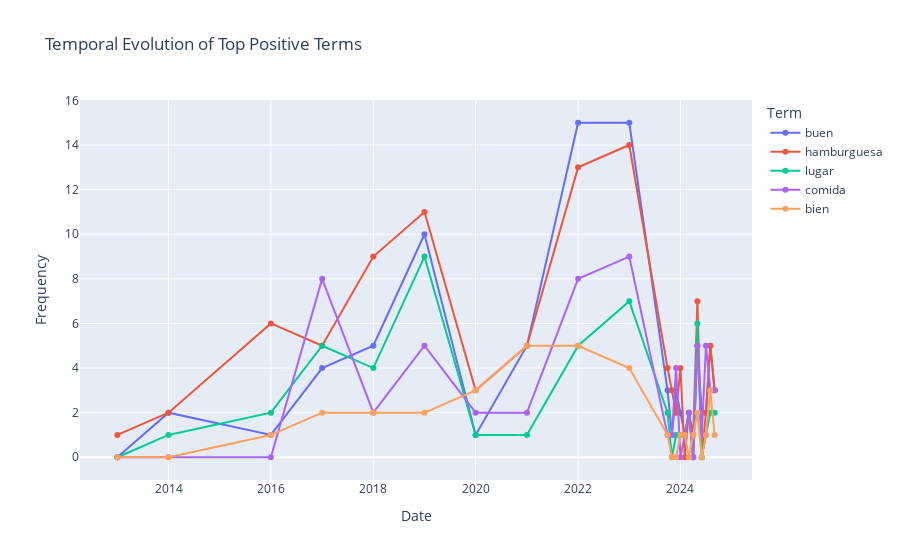
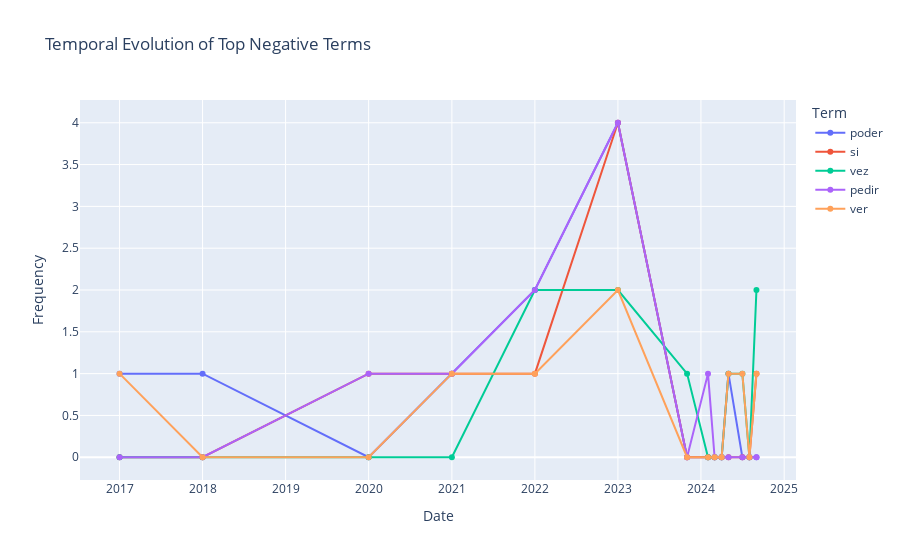

These figures' notebook cell, in order:
### Code cell
# Extract year and month
reviews['year_month'] = reviews['date'].dt.to_period('M').dt.to_timestamp()

# Function to calculate term frequency
def term_frequency(df, terms):
    freq_df = pd.DataFrame()
    for term in terms:
        # Use word boundaries to match exact terms
        freq_df[term] = df['cleaned_review'].str.contains(r'\b' + re.escape(term) + r'\b').astype(int)
    freq_df['year_month'] = df['year_month']
    return freq_df.groupby('year_month').sum().reset_index()

# Calculate frequency for distinct positive and negative terms
freq_pos = term_frequency(reviews[reviews['sentiment_category'] == 'Positive'], distinct_positive)
freq_neg = term_frequency(reviews[reviews['sentiment_category'] == 'Negative'], distinct_negative)

# Melt DataFrames for Plotly
freq_pos_melted = freq_pos.melt(id_vars='year_month', var_name='Term', value_name='Count')
freq_neg_melted = freq_neg.melt(id_vars='year_month', var_name='Term', value_name='Count')

# Interactive plot for positive terms
fig_pos = px.line(freq_pos_melted, x='year_month', y='Count', color='Term',
                 title='Temporal Evolution of Top Positive Terms',
                 labels={'year_month': 'Date', 'Count': 'Frequency'},
                 markers=True)
fig_pos.update_layout(hovermode='x unified')
fig_pos.show()

# Interactive plot for negative terms
fig_neg = px.line(freq_neg_melted, x='year_month', y='Count', color='Term',
                 title='Temporal Evolution of Top Negative Terms',
                 labels={'year_month': 'Date', 'Count': 'Frequency'},
                 markers=True)
fig_neg.update_layout(hovermode='x unified')
fig_neg.show()

### Figure 1 — Plotly figure (JSON) as saved in the notebook; plotly's stock layout.template omitted (floating-point values rounded to 4 significant figures)
{"data": [{"hovertemplate": "Term=buen<br>Date=%{x}<br>Frequency=%{y}<extra></extra>", "legendgroup": "buen", "line": {"color": "#636efa", "dash": "solid"}, "marker": {"symbol": "circle"}, "mode": "lines+markers", "name": "buen", "orientation": "v", "showlegend": true, "type": "scatter", "x": ["2013-01-01T00:00:00", "2014-01-01T00:00:00", "2016-01-01T00:00:00", "2017-01-01T00:00:00", "2018-01-01T00:00:00", "2019-01-01T00:00:00", "2020-01-01T00:00:00", "2021-01-01T00:00:00", "2022-01-01T00:00:00", "2023-01-01T00:00:00", "2023-10-01T00:00:00", "2023-11-01T00:00:00", "2023-12-01T00:00:00", "2024-01-01T00:00:00", "2024-02-01T00:00:00", "2024-03-01T00:00:00", "2024-04-01T00:00:00", "2024-05-01T00:00:00", "2024-06-01T00:00:00", "2024-07-01T00:00:00", "2024-08-01T00:00:00", "2024-09-01T00:00:00"], "xaxis": "x", "y": [0, 2, 1, 4, 5, 10, 1, 5, 15, 15, 3, 1, 3, 2, 1, 2, 0, 5, 2, 2, 5, 3], "yaxis": "y"}, {"hovertemplate": "Term=hamburguesa<br>Date=%{x}<br>Frequency=%{y}<extra></extra>", "legendgroup": "hamburguesa", "line": {"color": "#EF553B", "dash": "solid"}, "marker": {"symbol": "circle"}, "mode": "lines+markers", "name": "hamburguesa", "orientation": "v", "showlegend": true, "type": "scatter", "x": ["2013-01-01T00:00:00", "2014-01-01T00:00:00", "2016-01-01T00:00:00", "2017-01-01T00:00:00", "2018-01-01T00:00:00", "2019-01-01T00:00:00", "2020-01-01T00:00:00", "2021-01-01T00:00:00", "2022-01-01T00:00:00", "2023-01-01T00:00:00", "2023-10-01T00:00:00", "2023-11-01T00:00:00", "2023-12-01T00:00:00", "2024-01-01T00:00:00", "2024-02-01T00:00:00", "2024-03-01T00:00:00", "2024-04-01T00:00:00", "2024-05-01T00:00:00", "2024-06-01T00:00:00", "2024-07-01T00:00:00", "2024-08-01T00:00:00", "2024-09-01T00:00:00"], "xaxis": "x", "y": [1, 2, 6, 5, 9, 11, 3, 5, 13, 14, 4, 3, 2, 4, 0, 2, 1, 7, 0, 2, 5, 3], "yaxis": "y"}, {"hovertemplate": "Term=lugar<br>Date=%{x}<br>Frequency=%{y}<extra></extra>", "legendgroup": "lugar", "line": {"color": "#00cc96", "dash": "solid"}, "marker": {"symbol": "circle"}, "mode": "lines+markers", "name": "lugar", "orientation": "v", "showlegend": true, "type": "scatter", "x": ["2013-01-01T00:00:00", "2014-01-01T00:00:00", "2016-01-01T00:00:00", "2017-01-01T00:00:00", "2018-01-01T00:00:00", "2019-01-01T00:00:00", "2020-01-01T00:00:00", "2021-01-01T00:00:00", "2022-01-01T00:00:00", "2023-01-01T00:00:00", "2023-10-01T00:00:00", "2023-11-01T00:00:00", "2023-12-01T00:00:00", "2024-01-01T00:00:00", "2024-02-01T00:00:00", "2024-03-01T00:00:00", "2024-04-01T00:00:00", "2024-05-01T00:00:00", "2024-06-01T00:00:00", "2024-07-01T00:00:00", "2024-08-01T00:00:00", "2024-09-01T00:00:00"], "xaxis": "x", "y": [0, 1, 2, 5, 4, 9, 1, 1, 5, 7, 2, 0, 1, 1, 1, 2, 0, 6, 0, 1, 2, 2], "yaxis": "y"}, {"hovertemplate": "Term=comida<br>Date=%{x}<br>Frequency=%{y}<extra></extra>", "legendgroup": "comida", "line": {"color": "#ab63fa", "dash": "solid"}, "marker": {"symbol": "circle"}, "mode": "lines+markers", "name": "comida", "orientation": "v", "showlegend": true, "type": "scatter", "x": ["2013-01-01T00:00:00", "2014-01-01T00:00:00", "2016-01-01T00:00:00", "2017-01-01T00:00:00", "2018-01-01T00:00:00", "2019-01-01T00:00:00", "2020-01-01T00:00:00", "2021-01-01T00:00:00", "2022-01-01T00:00:00", "2023-01-01T00:00:00", "2023-10-01T00:00:00", "2023-11-01T00:00:00", "2023-12-01T00:00:00", "2024-01-01T00:00:00", "2024-02-01T00:00:00", "2024-03-01T00:00:00", "2024-04-01T00:00:00", "2024-05-01T00:00:00", "2024-06-01T00:00:00", "2024-07-01T00:00:00", "2024-08-01T00:00:00", "2024-09-01T00:00:00"], "xaxis": "x", "y": [0, 0, 0, 8, 2, 5, 2, 2, 8, 9, 1, 1, 4, 0, 1, 2, 0, 5, 1, 5, 3, 3], "yaxis": "y"}, {"hovertemplate": "Term=bien<br>Date=%{x}<br>Frequency=%{y}<extra></extra>", "legendgroup": "bien", "line": {"color": "#FFA15A", "dash": "solid"}, "marker": {"symbol": "circle"}, "mode": "lines+markers", "name": "bien", "orientation": "v", "showlegend": true, "type": "scatter", "x": ["2013-01-01T00:00:00", "2014-01-01T00:00:00", "2016-01-01T00:00:00", "2017-01-01T00:00:00", "2018-01-01T00:00:00", "2019-01-01T00:00:00", "2020-01-01T00:00:00", "2021-01-01T00:00:00", "2022-01-01T00:00:00", "2023-01-01T00:00:00", "2023-10-01T00:00:00", "2023-11-01T00:00:00", "2023-12-01T00:00:00", "2024-01-01T00:00:00", "2024-02-01T00:00:00", "2024-03-01T00:00:00", "2024-04-01T00:00:00", "2024-05-01T00:00:00", "2024-06-01T00:00:00", "2024-07-01T00:00:00", "2024-08-01T00:00:00", "2024-09-01T00:00:00"], "xaxis": "x", "y": [0, 0, 1, 2, 2, 2, 3, 5, 5, 4, 1, 0, 0, 1, 1, 0, 1, 2, 0, 1, 3, 1], "yaxis": "y"}], "layout": {"hovermode": "x unified", "legend": {"title": {"text": "Term"}, "tracegroupgap": 0}, "title": {"text": "Temporal Evolution of Top Positive Terms"}, "xaxis": {"anchor": "y", "domain": [0, 1], "title": {"text": "Date"}}, "yaxis": {"anchor": "x", "domain": [0, 1], "title": {"text": "Frequency"}}}}

### Figure 2 — Plotly figure (JSON) as saved in the notebook; plotly's stock layout.template omitted (floating-point values rounded to 4 significant figures)
{"data": [{"hovertemplate": "Term=poder<br>Date=%{x}<br>Frequency=%{y}<extra></extra>", "legendgroup": "poder", "line": {"color": "#636efa", "dash": "solid"}, "marker": {"symbol": "circle"}, "mode": "lines+markers", "name": "poder", "orientation": "v", "showlegend": true, "type": "scatter", "x": ["2017-01-01T00:00:00", "2018-01-01T00:00:00", "2020-01-01T00:00:00", "2021-01-01T00:00:00", "2022-01-01T00:00:00", "2023-01-01T00:00:00", "2023-11-01T00:00:00", "2024-02-01T00:00:00", "2024-03-01T00:00:00", "2024-04-01T00:00:00", "2024-05-01T00:00:00", "2024-07-01T00:00:00", "2024-08-01T00:00:00", "2024-09-01T00:00:00"], "xaxis": "x", "y": [1, 1, 0, 1, 2, 4, 0, 0, 0, 0, 1, 0, 0, 0], "yaxis": "y"}, {"hovertemplate": "Term=si<br>Date=%{x}<br>Frequency=%{y}<extra></extra>", "legendgroup": "si", "line": {"color": "#EF553B", "dash": "solid"}, "marker": {"symbol": "circle"}, "mode": "lines+markers", "name": "si", "orientation": "v", "showlegend": true, "type": "scatter", "x": ["2017-01-01T00:00:00", "2018-01-01T00:00:00", "2020-01-01T00:00:00", "2021-01-01T00:00:00", "2022-01-01T00:00:00", "2023-01-01T00:00:00", "2023-11-01T00:00:00", "2024-02-01T00:00:00", "2024-03-01T00:00:00", "2024-04-01T00:00:00", "2024-05-01T00:00:00", "2024-07-01T00:00:00", "2024-08-01T00:00:00", "2024-09-01T00:00:00"], "xaxis": "x", "y": [0, 0, 1, 1, 1, 4, 0, 0, 0, 0, 0, 0, 0, 1], "yaxis": "y"}, {"hovertemplate": "Term=vez<br>Date=%{x}<br>Frequency=%{y}<extra></extra>", "legendgroup": "vez", "line": {"color": "#00cc96", "dash": "solid"}, "marker": {"symbol": "circle"}, "mode": "lines+markers", "name": "vez", "orientation": "v", "showlegend": true, "type": "scatter", "x": ["2017-01-01T00:00:00", "2018-01-01T00:00:00", "2020-01-01T00:00:00", "2021-01-01T00:00:00", "2022-01-01T00:00:00", "2023-01-01T00:00:00", "2023-11-01T00:00:00", "2024-02-01T00:00:00", "2024-03-01T00:00:00", "2024-04-01T00:00:00", "2024-05-01T00:00:00", "2024-07-01T00:00:00", "2024-08-01T00:00:00", "2024-09-01T00:00:00"], "xaxis": "x", "y": [0, 0, 0, 0, 2, 2, 1, 0, 0, 0, 1, 1, 0, 2], "yaxis": "y"}, {"hovertemplate": "Term=pedir<br>Date=%{x}<br>Frequency=%{y}<extra></extra>", "legendgroup": "pedir", "line": {"color": "#ab63fa", "dash": "solid"}, "marker": {"symbol": "circle"}, "mode": "lines+markers", "name": "pedir", "orientation": "v", "showlegend": true, "type": "scatter", "x": ["2017-01-01T00:00:00", "2018-01-01T00:00:00", "2020-01-01T00:00:00", "2021-01-01T00:00:00", "2022-01-01T00:00:00", "2023-01-01T00:00:00", "2023-11-01T00:00:00", "2024-02-01T00:00:00", "2024-03-01T00:00:00", "2024-04-01T00:00:00", "2024-05-01T00:00:00", "2024-07-01T00:00:00", "2024-08-01T00:00:00", "2024-09-01T00:00:00"], "xaxis": "x", "y": [0, 0, 1, 1, 2, 4, 0, 1, 0, 0, 0, 0, 0, 0], "yaxis": "y"}, {"hovertemplate": "Term=ver<br>Date=%{x}<br>Frequency=%{y}<extra></extra>", "legendgroup": "ver", "line": {"color": "#FFA15A", "dash": "solid"}, "marker": {"symbol": "circle"}, "mode": "lines+markers", "name": "ver", "orientation": "v", "showlegend": true, "type": "scatter", "x": ["2017-01-01T00:00:00", "2018-01-01T00:00:00", "2020-01-01T00:00:00", "2021-01-01T00:00:00", "2022-01-01T00:00:00", "2023-01-01T00:00:00", "2023-11-01T00:00:00", "2024-02-01T00:00:00", "2024-03-01T00:00:00", "2024-04-01T00:00:00", "2024-05-01T00:00:00", "2024-07-01T00:00:00", "2024-08-01T00:00:00", "2024-09-01T00:00:00"], "xaxis": "x", "y": [1, 0, 0, 1, 1, 2, 0, 0, 0, 0, 1, 1, 0, 1], "yaxis": "y"}], "layout": {"hovermode": "x unified", "legend": {"title": {"text": "Term"}, "tracegroupgap": 0}, "title": {"text": "Temporal Evolution of Top Negative Terms"}, "xaxis": {"anchor": "y", "domain": [0, 1], "title": {"text": "Date"}}, "yaxis": {"anchor": "x", "domain": [0, 1], "title": {"text": "Frequency"}}}}
